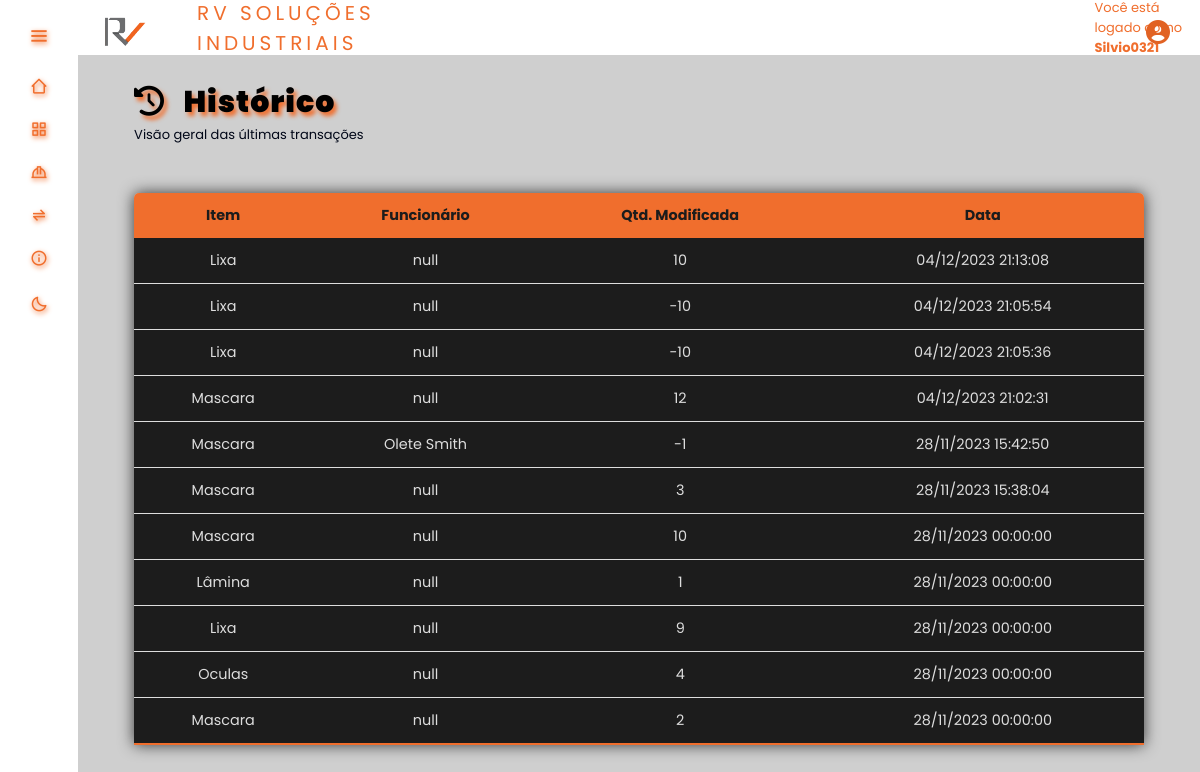
/telas/historico.php (signed in), run on the app's committed database.
### tables this page shows
CREATE TABLE `movimentacao` (
  `id_mov` int(11) NOT NULL,
  `Data` datetime DEFAULT NULL,
  `QntdModificada` int(11) DEFAULT NULL,
  `Produto_id` int(11) DEFAULT NULL,
  `Usuario_id` int(11) DEFAULT NULL,
  `Funcionario_id` int(11) DEFAULT NULL
);

CREATE TABLE `produto` (
  `id_produto` int(11) NOT NULL,
  `Quantidade` int(11) DEFAULT NULL,
  `Valor` decimal(6,2) DEFAULT NULL,
  `Modelo` varchar(100) DEFAULT NULL,
  `Descricao` varchar(100) DEFAULT NULL,
  `Tipo` int(11) DEFAULT NULL,
  `Fornecedor_id` int(11) DEFAULT NULL
);

CREATE TABLE `funcionario` (
  `id_funcionario` int(11) NOT NULL,
  `Nome` varchar(100) DEFAULT NULL,
  `TelContato` varchar(11) DEFAULT NULL,
  `CPF` varchar(11) DEFAULT NULL
);

### telas/function.php (called while the page is built, shortened)
<?php
    function historico() {
        $historicos = innerJoinLeftJoin("id_mov, id_produto, Descricao, Funcionario_id, QntdModificada, Data, Produto_id, Nome ",
        "movimentacao", "produto", "movimentacao.Produto_id", "produto.id_produto", "funcionario",
        "movimentacao.Funcionario_id", "funcionario.id_funcionario ORDER BY Data DESC");
    }
    function innerJoinLeftJoin ($data = null, $table = null, $tableInner = null, $table01Column = null, $o = null, $tableLeft = null, $table02Column = null,$p = null) {
        $database = open_database();
        $found = null;
        try{
            if($p) {
              $sql = "SELECT " . $data . " FROM " . $table . " INNER JOIN " . $tableInner . " ON " . $table01Column . "=" . $o .
              " LEFT JOIN " . $tableLeft . " ON " . $table02Column . "=" . $p;
              $result = $database->query($sql);
              if($result->num_rows > 0)  {
                  $found = array();
                  while ($row = $result->fetch_assoc()) {
                    array_push($found, $row);
                  }
              } else{
                  throw new Exception("Não foram encontrados registros de dados!");
              }
            }
        } catch (Exception $e)  {
            $_SESSION['message'] = "Ocorreu um erro: " . $e->getMessage();
            $_SESSION['type'] = "danger";
        }
        return $found;
    }

### telas/historico.php (the view, shortened to what this page needs)
<?php
    require_once "function.php";
    historico();
?>
<!DOCTYPE html>
<html>
    <head>
                <link href='https://unpkg.com/boxicons@2.1.4/css/boxicons.min.css' rel='stylesheet'>
                <link rel="stylesheet" href="<?php echo BASEURL; ?>css/historico.css"/>
                <link rel="stylesheet" href="<?php echo BASEURL; ?>inc/style.css"/>
                <link rel="stylesheet" href="<?php echo BASEURL; ?>inc/styleDark.css">
                <link rel="stylesheet" href="https://cdnjs.cloudflare.com/ajax/libs/font-awesome/6.4.2/css/all.min.css" />
    </head>
    <body>
        <div class="tittle">
            <h2 class="titulos"><i class="fa-solid fa-clock-rotate-left"></i> &nbsp; Histórico</h2>
            <p id="subtitulo">Visão geral das últimas transações</p>
        </div>
        <main>
            <table class="content-table">
                <thead>
                    <tr>
                        <th>Item</th>
                        <th>Funcionário</th>
                        <th>Qtd. Modificada</th>
                        <th>Data</th>
                    </tr>
                </thead>
                <tbody>
                    <?php if ($historicos) :
                        foreach($historicos as $produto) :
                        echo '<tr>';
                            echo '<td>' . $produto['Descricao'] . '</td>';
                            if($produto['Funcionario_id'] === null){
                                echo '<td>' . "null" . '</td>';
                            } else {
                                echo '<td>' . $produto['Nome'] . '</td>';
                            }
                            echo '<td>' . $produto['QntdModificada'] . '</td>';
                            echo '<td>' . date("d/m/Y H:i:s", strtotime($produto['Data'])) . '</td>';
                        echo '</tr>';
                        endforeach ;
                        else :
                        echo '<tr>';
                            echo '<td colspan="7">Nenhum registro encontrado.</td>';
                        echo '</tr>';
                    endif ; ?>
                </tbody>
            </table>
        </main>
    </body>
</html>

### inc/style.css (style rules this page uses)
:root { --color-default:#1c1c1c; --color-second: #D3D3D3; --color-white:#89817D; --color-body:#4A3F35; --color-black:#F06E2D; --search-bar: #F2F2F2; --search-text: #010718; }
* { padding: 0%; margin: 0%; box-sizing: border-box; font-family: 'Poppins', sans-serif; }
* { margin: 0; padding: 0; box-sizing: border-box; }
* { box-sizing: border-box }
body { font-family: Verdana, sans-serif; margin:0 }
.tittle { font-family: 'Poppins', sans-serif; }
.tittle > .titulos { font-family: 'Poppins', sans-serif; margin: 25px 0 0 5%; color: var(--color-black); font-size: 30px; font-weight: 1000; text-shadow: 3px 4px 4px var(--color-black); letter-spacing: 1px; color: black; font-size: 30px; font-weight: 1000; }
#subtitulo { color: var(--color-white); }
.content-table { border-collapse: collapse; margin: 6vh auto; font-size: 0.9em; width: 90%; border-radius: 5px 5px 0 0; overflow: hidden; box-shadow: 0 0 15px #383838; }
.content-table thead tr { background-color: #F06E2D; color: #1c1c1c; text-align: center; font-weight: bold; }
.content-table th, .content-table td { padding: 12px 15px; }
.content-table td { text-align: center; }
.content-table tbody tr { border-bottom: 1px solid #dddddd; }
.content-table tbody tr { background-color: #1c1c1c; color:#dddddd }
.content-table tbody tr:last-of-type { border-bottom: 2px solid #F06E2D }

### inc/styleDark.css (style rules this page uses)
:root { --color-default:#ffffff; --color-second: #bebebe; --color-white:#333333; --color-body:#cfcfcf; --color-black:#F06E2D; --search-bar: #F2F2F2; --search-text: #010718; }
#subtitulo { color: var(--search-text); }

### css/historico.css (style rules this page uses)
:root { --color-default:#1c1c1c; --color-second: #D3D3D3; --color-white:#89817D; --color-body:#4A3F35; --color-black:#F06E2D; }
* { font-family: 'Times New Roman', Times, serif; margin: 0; padding: 0; }
#subtitulo { font-size: small; color: var(--color-white); }
.tittle { margin: 25px 0 0 0px; font-size: 20px; }
.tittle > p { margin: 0 0 0 5%; }
main { margin: 20px 0 0 0; }
.content-table { border-collapse: collapse; margin: 30px auto; font-size: 15px; width: 90%; border-radius: 5px 5px 0 0; overflow: hidden; box-shadow: 0 0 15px #383838; }
.content-table thead tr { background-color: #F06E2D; color: #1c1c1c; text-align: center; font-weight: bold; }
.content-table th, .content-table td { padding: 12px 15px; }
.content-table td { text-align: center; }
.content-table tbody tr { border-bottom: 1px solid #dddddd; }
.content-table tbody tr { background-color: #1c1c1c; color:#dddddd }
.content-table tbody tr:last-of-type { border-bottom: 2px solid #F06E2D }

### data on the page
movimentacao: Produto.Descricao "Lixa", shows "null", QntdModificada "10", Data "04/12/2023 21:13:08"
movimentacao: Produto.Descricao "Lixa", shows "null", QntdModificada "-10", Data "04/12/2023 21:05:54"
movimentacao: Produto.Descricao "Lixa", shows "null", QntdModificada "-10", Data "04/12/2023 21:05:36"
movimentacao: Produto.Descricao "Mascara", shows "null", QntdModificada "12", Data "04/12/2023 21:02:31"
movimentacao: Produto.Descricao "Mascara", Funcionario.Nome "Olete Smith", QntdModificada "-1", Data "28/11/2023 15:42:50"
movimentacao: Produto.Descricao "Mascara", shows "null", QntdModificada "3", Data "28/11/2023 15:38:04"
movimentacao: Produto.Descricao "Mascara", shows "null", QntdModificada "10", Data "28/11/2023 00:00:00"
movimentacao: Produto.Descricao "Lâmina", shows "null", QntdModificada "1", Data "28/11/2023 00:00:00"
movimentacao: Produto.Descricao "Lixa", shows "null", QntdModificada "9", Data "28/11/2023 00:00:00"
movimentacao: Produto.Descricao "Oculas", shows "null", QntdModificada "4", Data "28/11/2023 00:00:00"
movimentacao: Produto.Descricao "Mascara", shows "null", QntdModificada "2", Data "28/11/2023 00:00:00"

### other printed values
$_SESSION['login'] "Silvio0321"
